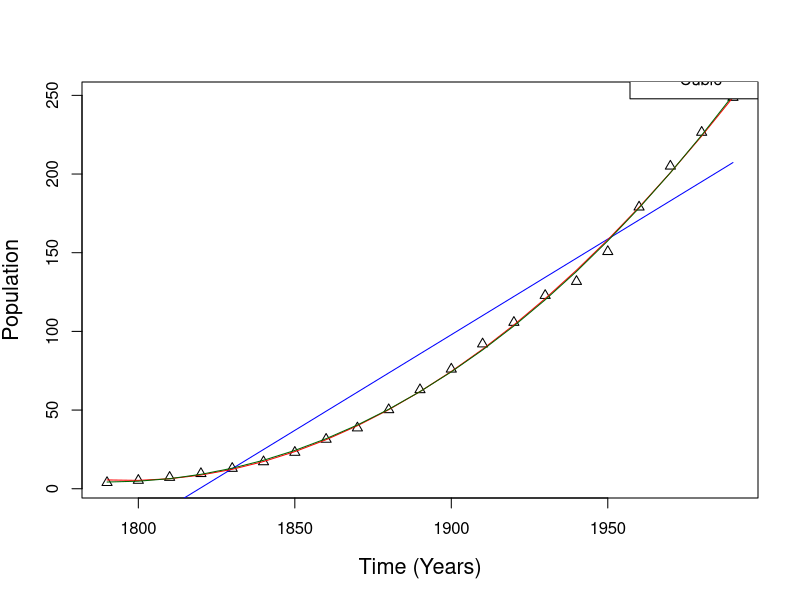
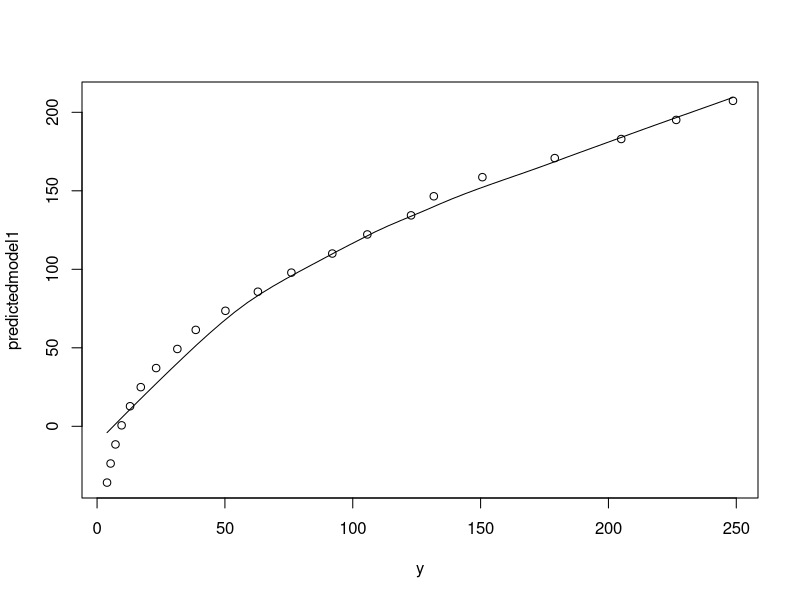
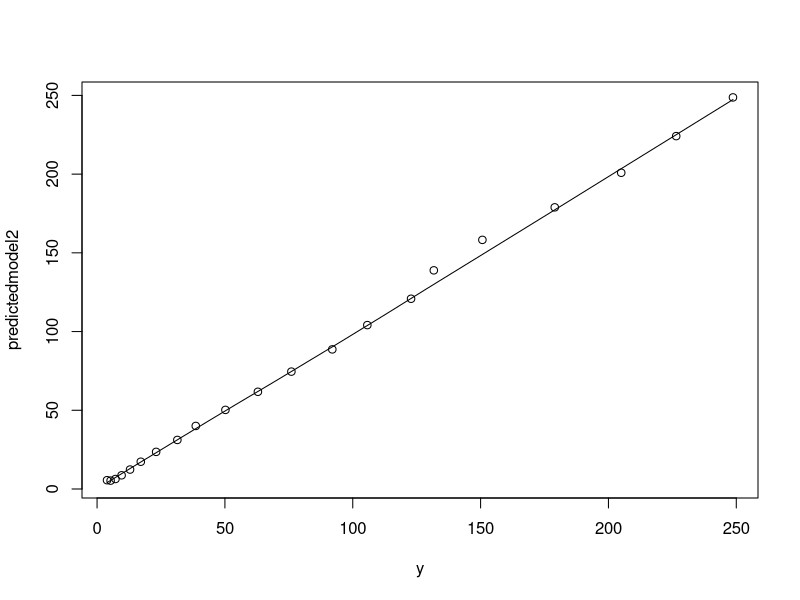
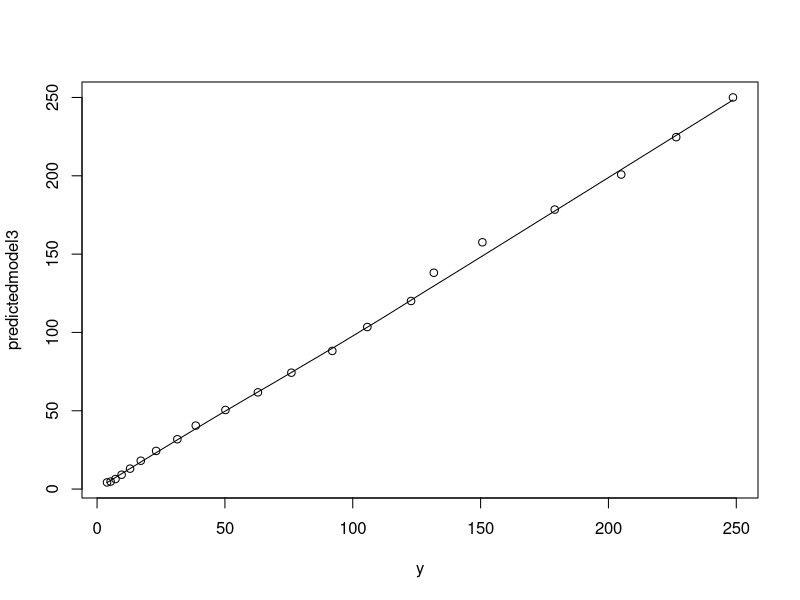

Reproduce these figures in R, in order.
#Installing the necessary libraries
library(tidyverse)
library(data.table)

#Load the census dataset array
workspace <- getwd()
setwd(workspace)
census <- fread('population.csv')

#Specify x values (year)
x <- census$Year

#Specify y values (population)
y <- census$Pop

#Modelling the Data for different polynomials
model1 <- lm( y ~ poly(x,1)) #Linear fit
model2 <- lm( y ~ poly(x,2)) #Quadratic fit
model3 <- lm( y ~ poly(x,3)) #Cubic fit

#Predicting the models
predictedmodel1 <- predict(model1)
predictedmodel2 <- predict(model2)
predictedmodel3 <- predict(model3)

#plotting the prdicted values for different polynomials with actual data,
#to study the fit
plot(x,y, xlab = "Time (Years)", ylab = "Population", cex.lab = 1.3, pch=24)
lines(x, predictedmodel1, col = "blue", lwd = 1)
lines(x, predictedmodel2, col = "red",  lwd = 1)
lines(x, predictedmodel3, col = "darkgreen", lwd = 1)

# Add a legend
legend("topright", 
       legend = c("Original", "Linear", "Quadratic", "Cubic"), 
       lty = c(NA,1,1,1),inset=c(0,-0.20), pch = c(24,NA,NA,NA),col = c( "black","blue","red","darkgreen"))

#Finding correlation coefficients
R1 <- cor(predictedmodel1,census$Pop)
R2 <- cor(predictedmodel2,census$Pop)
R3 <- cor(predictedmodel3,census$Pop)

#Scatter Plot between estimated and actual population values
scatter.smooth(y,predictedmodel1)
scatter.smooth(y,predictedmodel2)
scatter.smooth(y,predictedmodel3)
